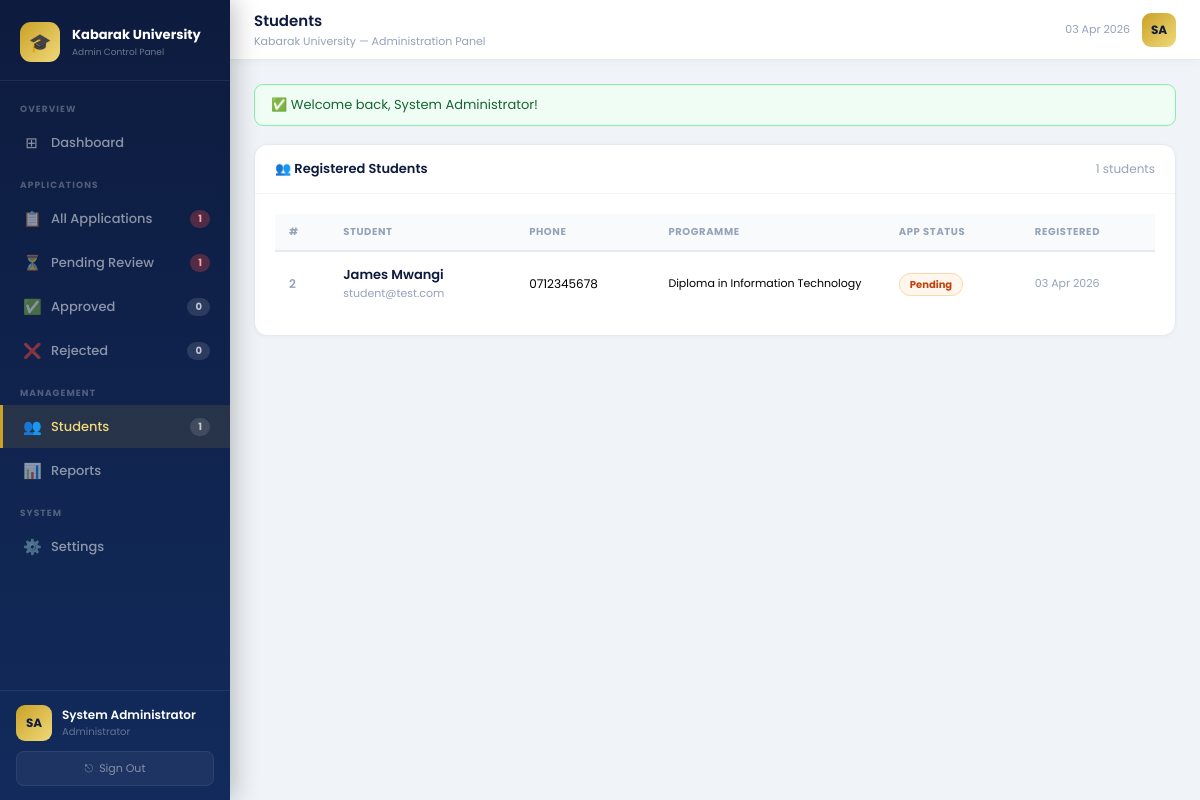
Page /admin/dashboard.php?page=students (signed in) on the committed database.
### tables this page shows
CREATE TABLE applications (
    id              INT AUTO_INCREMENT PRIMARY KEY,
    user_id         INT NOT NULL,
     
    first_name      VARCHAR(80) NOT NULL,
    last_name       VARCHAR(80) NOT NULL,
    dob             DATE NOT NULL,
    gender          ENUM('Male','Female','Other') NOT NULL,
    nationality     VARCHAR(80) DEFAULT 'Kenyan',
    id_number       VARCHAR(20),
    address         TEXT,
     
    school_name     VARCHAR(200) NOT NULL,
    kcse_year       YEAR NOT NULL,
    kcse_grade      VARCHAR(5) NOT NULL,
    mean_grade_pts  TINYINT,
     
    program         VARCHAR(200) NOT NULL,
    intake          VARCHAR(50) DEFAULT 'September 2026',
     
    guardian_name   VARCHAR(150),
    guardian_phone  VARCHAR(20),
    guardian_rel    VARCHAR(80),
     
    status          ENUM('Pending','Approved','Rejected') DEFAULT 'Pending',
    admin_comment   TEXT,
    submitted_at    DATETIME DEFAULT CURRENT_TIMESTAMP,
    updated_at      DATETIME DEFAULT CURRENT_TIMESTAMP ON UPDATE CURRENT_TIMESTAMP,
    FOREIGN KEY (user_id) REFERENCES users(id) ON DELETE CASCADE
);

CREATE TABLE users (
    id          INT AUTO_INCREMENT PRIMARY KEY,
    full_name   VARCHAR(150) NOT NULL,
    email       VARCHAR(150) NOT NULL UNIQUE,
    phone       VARCHAR(20)  NOT NULL,
    password    VARCHAR(255) NOT NULL,
    role        ENUM('student','admin') DEFAULT 'student',
    created_at  DATETIME DEFAULT CURRENT_TIMESTAMP
);

### config.php (called while the page is built, shortened)
<?php
function h($str) {
    return htmlspecialchars($str ?? '', ENT_QUOTES, 'UTF-8');
}
function getFlash() {
    if (isset($_SESSION['flash'])) {
        $f = $_SESSION['flash'];
        return $f;
    }
    return null;
}
function initials($name) {
    $parts = explode(' ', trim($name));
    $init = '';
    foreach ($parts as $p) $init .= strtoupper(substr($p, 0, 1));
    return substr($init, 0, 2);
}
?>

### admin/dashboard.php (the view, shortened to what this page needs)
<?php
require_once '../config.php';
$activePage = $_GET['page'] ?? 'dashboard';
$stats = [];
$r = $conn->query("SELECT COUNT(*) c FROM applications"); $stats['total']    = $r->fetch_assoc()['c'];
$r = $conn->query("SELECT COUNT(*) c FROM applications WHERE status='Pending'"); $stats['pending']  = $r->fetch_assoc()['c'];
$r = $conn->query("SELECT COUNT(*) c FROM applications WHERE status='Approved'"); $stats['approved'] = $r->fetch_assoc()['c'];
$r = $conn->query("SELECT COUNT(*) c FROM applications WHERE status='Rejected'"); $stats['rejected'] = $r->fetch_assoc()['c'];
$r = $conn->query("SELECT COUNT(*) c FROM users WHERE role='student'"); $stats['students'] = $r->fetch_assoc()['c'];
$r = $conn->query("SELECT COUNT(*) c FROM applications WHERE DATE(submitted_at)=CURDATE()"); $stats['today'] = $r->fetch_assoc()['c'];
$recent = $conn->query("SELECT a.id, a.first_name, a.last_name, a.program, a.status, a.submitted_at FROM applications a ORDER BY a.submitted_at DESC LIMIT 5")->fetch_all(MYSQLI_ASSOC);
$progStats = $conn->query("SELECT program, COUNT(*) cnt FROM applications GROUP BY program ORDER BY cnt DESC LIMIT 5")->fetch_all(MYSQLI_ASSOC);
?>
<!DOCTYPE html>
<html lang="en">
<head>
</head>
<body>
<aside class="sidebar" id="sidebar">
    <div class="sb-brand">
        <div class="sb-logo">🎓</div>
        <div><div class="sb-name">Kabarak University</div><div class="sb-sub">Admin Control Panel</div></div>
    </div>
    <div style="flex:1;overflow-y:auto;padding:8px 0;">
        <div class="sb-section">Overview</div>
        <a href="/admin/dashboard.php" class="sb-link <?php echo $activePage==='dashboard'?'active':''; ?>" onclick="closeSidebar()">
            <span class="si">⊞</span> Dashboard
        </a>
        <div class="sb-section">Applications</div>
        <a href="/admin/dashboard.php?page=applications" class="sb-link <?php echo $activePage==='applications'?'active':''; ?>" onclick="closeSidebar()">
            <span class="si">📋</span> All Applications
            <?php if ($stats['pending'] > 0): ?>
            <span class="sb-badge red"><?php echo $stats['pending']; ?></span>
            <?php endif; ?>
        </a>
        <a href="/admin/dashboard.php?page=applications&status=Pending" class="sb-link" onclick="closeSidebar()">
            <span class="si">⏳</span> Pending Review
            <?php if ($stats['pending'] > 0): ?>
            <span class="sb-badge red"><?php echo $stats['pending']; ?></span>
            <?php endif; ?>
        </a>
        <a href="/admin/dashboard.php?page=applications&status=Approved" class="sb-link" onclick="closeSidebar()">
            <span class="si">✅</span> Approved
            <span class="sb-badge"><?php echo $stats['approved']; ?></span>
        </a>
        <a href="/admin/dashboard.php?page=applications&status=Rejected" class="sb-link" onclick="closeSidebar()">
            <span class="si">❌</span> Rejected
            <span class="sb-badge"><?php echo $stats['rejected']; ?></span>
        </a>
        <div class="sb-section">Management</div>
        <a href="/admin/dashboard.php?page=students" class="sb-link <?php echo $activePage==='students'?'active':''; ?>" onclick="closeSidebar()">
            <span class="si">👥</span> Students
            <span class="sb-badge"><?php echo $stats['students']; ?></span>
        </a>
        <a href="/admin/dashboard.php?page=reports" class="sb-link <?php echo $activePage==='reports'?'active':''; ?>" onclick="closeSidebar()">
            <span class="si">📊</span> Reports
        </a>
        <div class="sb-section">System</div>
        <a href="/admin/dashboard.php?page=settings" class="sb-link <?php echo $activePage==='settings'?'active':''; ?>" onclick="closeSidebar()">
            <span class="si">⚙️</span> Settings
        </a>
    </div>
    <div class="sb-footer">
        <div class="sb-user">
            <div class="sb-ava"><?php echo initials($_SESSION['full_name']); ?></div>
            <div><div class="sb-uname"><?php echo h($_SESSION['full_name']); ?></div><div class="sb-urole">Administrator</div></div>
        </div>
        <a href="/logout.php" class="sb-out">⎋ &nbsp;Sign Out</a>
    </div>
</aside>
<div class="main">
    <header class="topbar">
        <div>
            <div class="tb-title"><?php
                $titles = array('dashboard'=>'Dashboard','applications'=>'Applications','students'=>'Students','reports'=>'Reports','settings'=>'Settings');
                echo isset($titles[$activePage]) ? $titles[$activePage] : 'Dashboard';
            ?></div>
            <div class="tb-sub">Kabarak University &mdash; Administration Panel</div>
        </div>
        <div class="tb-right">
            <div style="font-size:11px;color:#94a3b8;"><?php echo date('d M Y'); ?></div>
            <div class="tb-ava"><?php echo initials($_SESSION['full_name']); ?></div>
        </div>
    </header>
    <div class="page">
    <?php
    $f = getFlash();
    if ($f) {
        $cls = ($f['type']==='success') ? 'flash-ok' : 'flash-er';
        echo '<div class="'.$cls.'">'.($f['type']==='success'?'✅ ':'❌ ').h($f['message']).'</div>';
    }
    ?>
    <?php if ($activePage==='dashboard'): ?>
    <div class="stats-grid">
        <div class="stat-card sc-total"><div class="sc-ico">📋</div><div class="sc-val"><?php echo $stats['total']; ?></div><div class="sc-lbl">Total Applications</div></div>
        <div class="stat-card sc-pending"><div class="sc-ico">⏳</div><div class="sc-val"><?php echo $stats['pending']; ?></div><div class="sc-lbl">Pending Review</div></div>
        <div class="stat-card sc-approved"><div class="sc-ico">✅</div><div class="sc-val"><?php echo $stats['approved']; ?></div><div class="sc-lbl">Approved</div></div>
        <div class="stat-card sc-rejected"><div class="sc-ico">❌</div><div class="sc-val"><?php echo $stats['rejected']; ?></div><div class="sc-lbl">Rejected</div></div>
        <div class="stat-card sc-students"><div class="sc-ico">👥</div><div class="sc-val"><?php echo $stats['students']; ?></div><div class="sc-lbl">Registered Students</div></div>
        <div class="stat-card sc-today"><div class="sc-ico">📅</div><div class="sc-val"><?php echo $stats['today']; ?></div><div class="sc-lbl">Today's Applications</div></div>
    </div>
    <div class="two-col">
        <div>
            <div class="card">
                <div class="card-head">
                    <div class="card-title">🕐 Recent Applications</div>
                    <a href="/admin/dashboard.php?page=applications" style="font-size:12px;color:#1d4ed8;text-decoration:none;font-weight:500;">View all &rarr;</a>
                </div>
                <div class="card-body">
                    <?php if (empty($recent)): ?>
                    <div class="empty"><div class="empty-ico">📭</div>No applications yet</div>
                    <?php else: ?>
                    <?php foreach ($recent as $a): ?>
                    <div class="recent-row">
                        <div class="rr-ava"><?php echo strtoupper(substr($a['first_name'],0,1).substr($a['last_name'],0,1)); ?></div>
                        <div style="flex:1;min-width:0;">
                            <div class="rr-name"><?php echo h($a['first_name'].' '.$a['last_name']); ?></div>
                            <div class="rr-prog"><?php echo h($a['program']); ?></div>
                        </div>
                        <div class="rr-badge">
                            <span class="badge-<?php echo strtolower($a['status']); ?>"><?php echo $a['status']; ?></span>
                        </div>
                        <a href="/admin/view.php?id=<?php echo $a['id']; ?>" class="btn-view" style="margin-left:8px;">View</a>
                    </div>
                    <?php endforeach; ?>
                    <?php endif; ?>
                </div>
            </div>
        </div>
        <div>
            <div class="card">
                <div class="card-head"><div class="card-title">📊 Applications by Programme</div></div>
                <div class="card-body">
                    <?php if ($stats['total'] > 0): ?>
                    <?php foreach ($progStats as $p): ?>
                    <div class="prog-item">
                        <div class="prog-label">
                            <span style="max-width:160px;overflow:hidden;text-overflow:ellipsis;white-space:nowrap;"><?php echo h($p['program']); ?></span>
                            <span><?php echo $p['cnt']; ?></span>
                        </div>
                        <div class="prog-bar">
                            <div class="prog-fill" style="width:<?php echo min(100, round($p['cnt']/$stats['total']*100)); ?>%"></div>
                        </div>
                    </div>
                    <?php endforeach; ?>
                    <?php else: ?>
                    <div class="empty"><div class="empty-ico">📊</div>No data yet</div>
                    <?php endif; ?>
                </div>
            </div>
            <div class="card">
                <div class="card-head"><div class="card-title">⚡ Quick Actions</div></div>
                <div class="card-body" style="display:grid;gap:8px;">
                    <a href="/admin/dashboard.php?page=applications&status=Pending" style="display:flex;align-items:center;gap:10px;padding:12px;background:#fff7ed;border-radius:9px;text-decoration:none;border:1px solid #fed7aa;transition:all .2s;" onmouseover="this.style.background='#fef3c7'" onmouseout="this.style.background='#fff7ed'">
                        <span style="font-size:18px;">⏳</span>
                        <div><div style="font-size:12px;font-weight:600;color:#92400e;">Review Pending</div><div style="font-size:10px;color:#c2410c;"><?php echo $stats['pending']; ?> application(s) waiting</div></div>
                    </a>
                    <a href="/admin/dashboard.php?page=students" style="display:flex;align-items:center;gap:10px;padding:12px;background:#f5f3ff;border-radius:9px;text-decoration:none;border:1px solid #ddd6fe;transition:all .2s;" onmouseover="this.style.background='#ede9fe'" onmouseout="this.style.background='#f5f3ff'">
                        <span style="font-size:18px;">👥</span>
                        <div><div style="font-size:12px;font-weight:600;color:#5b21b6;">Manage Students</div><div style="font-size:10px;color:#7c3aed;"><?php echo $stats['students']; ?> registered students</div></div>
                    </a>
                    <a href="/admin/dashboard.php?page=reports" style="display:flex;align-items:center;gap:10px;padding:12px;background:#f0fdf4;border-radius:9px;text-decoration:none;border:1px solid #bbf7d0;transition:all .2s;" onmouseover="this.style.background='#dcfce7'" onmouseout="this.style.background='#f0fdf4'">
                        <span style="font-size:18px;">📊</span>
                        <div><div style="font-size:12px;font-weight:600;color:#166534;">View Reports</div><div style="font-size:10px;color:#16a34a;">Analytics &amp; summaries</div></div>
                    </a>
                </div>
            </div>
        </div>
    </div>
    <?php elseif ($activePage==='students'): ?>
    <?php
    $students = $conn->query("SELECT u.id, u.full_name, u.email, u.phone, u.created_at, a.status app_status, a.program FROM users u LEFT JOIN applications a ON a.user_id=u.id WHERE u.role='student' ORDER BY u.created_at DESC")->fetch_all(MYSQLI_ASSOC);
    ?>
    <div class="card">
        <div class="card-head">
            <div class="card-title">👥 Registered Students</div>
            <div style="font-size:12px;color:#94a3b8;"><?php echo count($students); ?> students</div>
        </div>
        <div class="card-body">
            <?php if (empty($students)): ?>
            <div class="empty"><div class="empty-ico">👥</div>No students registered yet.</div>
            <?php else: ?>
            <div class="tbl-wrap">
                <table>
                    <thead><tr><th>#</th><th>Student</th><th>Phone</th><th>Programme</th><th>App Status</th><th>Registered</th></tr></thead>
                    <tbody>
                        <?php foreach ($students as $s): ?>
                        <tr>
                            <td style="color:#94a3b8;font-weight:600;"><?php echo $s['id']; ?></td>
                            <td>
                                <div style="font-weight:600;font-size:13px;color:#0d1b3e;"><?php echo h($s['full_name']); ?></div>
                                <div style="font-size:11px;color:#94a3b8;"><?php echo h($s['email']); ?></div>
                            </td>
                            <td style="font-size:12px;"><?php echo h($s['phone']); ?></td>
                            <td style="font-size:11px;max-width:160px;"><?php echo $s['program'] ? h($s['program']) : '<span style="color:#94a3b8;">No application</span>'; ?></td>
                            <td>
                                <?php if ($s['app_status']): ?>
                                <span class="badge-<?php echo strtolower($s['app_status']); ?>"><?php echo $s['app_status']; ?></span>
                                <?php else: ?>
                                <span style="font-size:11px;color:#94a3b8;">—</span>
                                <?php endif; ?>
                            </td>
                            <td style="font-size:11px;color:#94a3b8;"><?php echo date('d M Y', strtotime($s['created_at'])); ?></td>
                        </tr>
                        <?php endforeach; ?>
                    </tbody>
                </table>
            </div>
            <?php endif; ?>
        </div>
    </div>
    <?php endif; ?>
    </div>
</div>
</body>
</html>

### rows in the picture
applications: user "2", user.full_name "James Mwangi", user.email "student@test.com", user.phone "0712345678", program "Diploma in Information Technology", status "Pending", user.created_at "03 Apr 2026"

### other values in the picture
$stats['pending'] "1"
$stats['approved'] "0"
$stats['rejected'] "0"
$stats['students'] "1"
initials($_SESSION['full_name']) "SA"
$_SESSION['full_name'] "System Administrator"
$titles[$activePage] "Students"
$f['message'] "Welcome back, System Administrator!"
count($students) "1"
